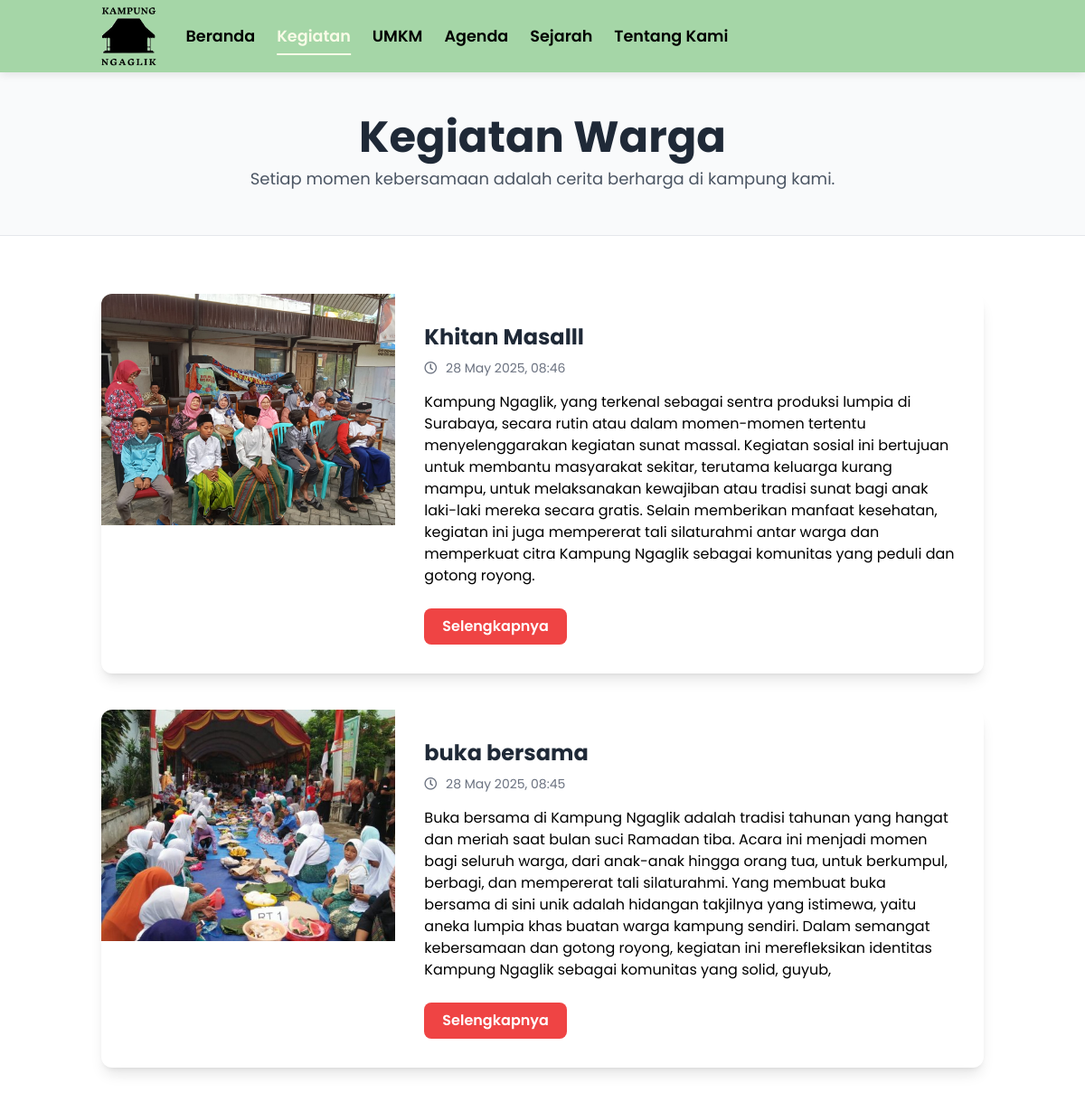
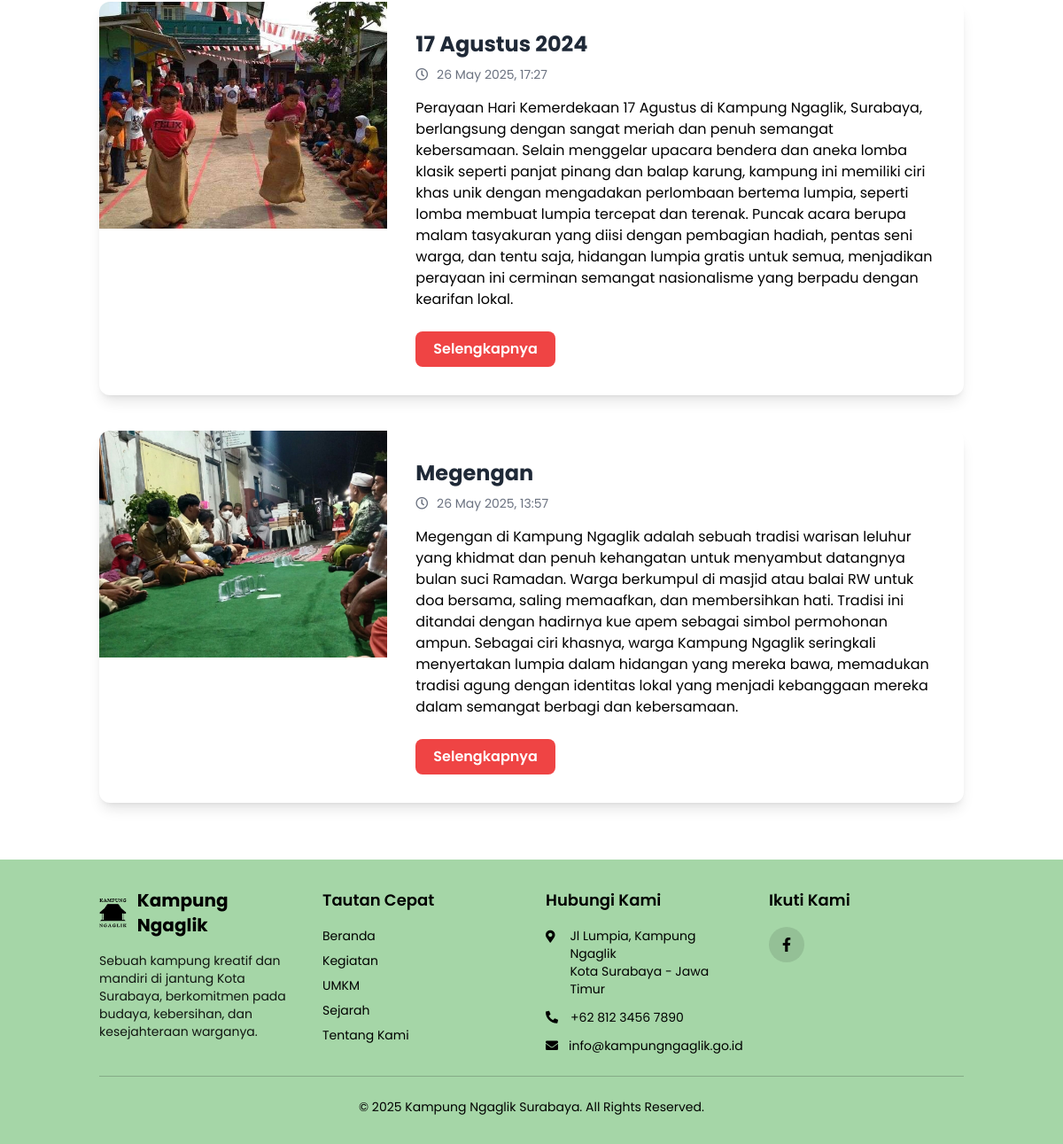
Screenshot of /kegiatan.php with the database file from the repository (2 pictures, top to bottom).
### tables this page shows
CREATE TABLE `berita` (
  `id` int NOT NULL,
  `judul` varchar(255) NOT NULL,
  `deskripsi` text NOT NULL,
  `gambar` varchar(255) NOT NULL,
  `created_at` timestamp NULL DEFAULT CURRENT_TIMESTAMP,
  `deskripsi_singkat` text NOT NULL
);

### kegiatan.php (the view, shortened to what this page needs)
<?php
include 'header.php';
include 'koneksi/koneksi.php';
?>
<div class="bg-gray-50 border-b border-gray-200">
    <div class="container mx-auto text-center py-12 px-6">
        <h1 class="text-4xl md:text-5xl font-bold heading-font text-gray-800">Kegiatan Warga</h1>
        <p class="text-lg text-gray-600 mt-2">Setiap momen kebersamaan adalah cerita berharga di kampung kami.</p>
    </div>
</div>
<div class="bg-white py-16">
    <div class="container mx-auto px-6 space-y-10">
        <?php
        $kegiatan_query = mysqli_query($conn, "SELECT * FROM berita ORDER BY id DESC");
        if (mysqli_num_rows($kegiatan_query) > 0) {
            while ($row = mysqli_fetch_assoc($kegiatan_query)) {
        ?>
        <div class="kegiatan-card bg-white rounded-xl shadow-lg overflow-hidden flex flex-col md:flex-row transition-all duration-300 hover:shadow-xl hover:scale-[1.02]">
            <img class="w-full md:w-1/3 h-64 object-cover"
                 src="image/<?= htmlspecialchars($row['gambar']) ?>"
                 alt="<?= htmlspecialchars($row['judul']) ?>">
            <div class="p-6 md:p-8 flex flex-col justify-between flex-1">
                <div>
                    <h3 class="text-2xl font-bold text-gray-800 heading-font"><?= htmlspecialchars($row['judul']) ?></h3>
                    <p class="text-sm text-gray-500 mt-2 mb-4">
                        <i class="far fa-clock mr-1.5"></i>
                        <?= date('d F Y, H:i', strtotime($row['created_at'])) ?>
                    </p>
                    <div class="article-content clamp-3">
                        <?= nl2br(htmlspecialchars($row['deskripsi_singkat'])) ?>
                    </div>
                </div>
                <div class="mt-6 text-left">
                    <a href="detail_kegiatan.php?id=<?= $row['id'] ?>" class="inline-block bg-red-500 text-white font-semibold py-2 px-5 rounded-lg hover:bg-red-600 transition-colors duration-300">
                        Selengkapnya
                    </a>
                </div>
            </div>
        </div>
        <?php
            }
        } else {
            echo '<p class="text-center text-gray-500 py-16">Tidak ada kegiatan yang tersedia saat ini.</p>';
        }
        ?>
    </div>
</div>
<?php
include 'footer.php';
?>
</body>
</html>

### header.php (style rules this page uses)
body { font-family: 'Poppins', sans-serif; background-color: #f7fafc; }

### rows the page displays
berita: gambar (picture), judul "Khitan Masalll", created_at "28 May 2025, 08:46", deskripsi_singkat "Kampung Ngaglik, yang terkenal sebagai sentra produksi lumpia di Surabaya, secara rutin atau dalam momen-momen tertentu menyelenggarakan kegiatan sunat massal. Kegiatan sosial ini bertujuan untuk membantu masyarakat sekitar, terutama keluarga kurang mampu, untuk melaksanakan kewajiban atau tradisi sunat bagi anak laki-laki mereka secara gratis. Selain memberikan manfaat kesehatan, kegiatan ini juga mempererat tali silaturahmi antar warga dan memperkuat citra Kampung Ngaglik sebagai komunitas yang peduli dan gotong royong."
berita: gambar (picture), judul "buka bersama", created_at "28 May 2025, 08:45", deskripsi_singkat "Buka bersama di Kampung Ngaglik adalah tradisi tahunan yang hangat dan meriah saat bulan suci Ramadan tiba. Acara ini menjadi momen bagi seluruh warga, dari anak-anak hingga orang tua, untuk berkumpul, berbagi, dan mempererat tali silaturahmi. Yang membuat buka bersama di sini unik adalah hidangan takjilnya yang istimewa, yaitu aneka lumpia khas buatan warga kampung sendiri. Dalam semangat kebersamaan dan gotong royong, kegiatan ini merefleksikan identitas Kampung Ngaglik sebagai komunitas yang solid, guyub,"
berita: gambar (picture), judul "17 Agustus 2024", created_at "26 May 2025, 17:27", deskripsi_singkat "Perayaan Hari Kemerdekaan 17 Agustus di Kampung Ngaglik, Surabaya, berlangsung dengan sangat meriah dan penuh semangat kebersamaan. Selain menggelar upacara bendera dan aneka lomba klasik seperti panjat pinang dan balap karung, kampung ini memiliki ciri khas unik dengan mengadakan perlombaan bertema lumpia, seperti lomba membuat lumpia tercepat dan terenak. Puncak acara berupa malam tasyakuran yang diisi dengan pembagian hadiah, pentas seni warga, dan tentu saja, hidangan lumpia gratis untuk semua, menjadikan perayaan ini cerminan semangat nasionalisme yang berpadu dengan kearifan lokal."
berita: gambar (picture), judul "Megengan", created_at "26 May 2025, 13:57", deskripsi_singkat "Megengan di Kampung Ngaglik adalah sebuah tradisi warisan leluhur yang khidmat dan penuh kehangatan untuk menyambut datangnya bulan suci Ramadan. Warga berkumpul di masjid atau balai RW untuk doa bersama, saling memaafkan, dan membersihkan hati. Tradisi ini ditandai dengan hadirnya kue apem sebagai simbol permohonan ampun. Sebagai ciri khasnya, warga Kampung Ngaglik seringkali menyertakan lumpia dalam hidangan yang mereka bawa, memadukan tradisi agung dengan identitas lokal yang menjadi kebanggaan mereka dalam semangat berbagi dan kebersamaan."
